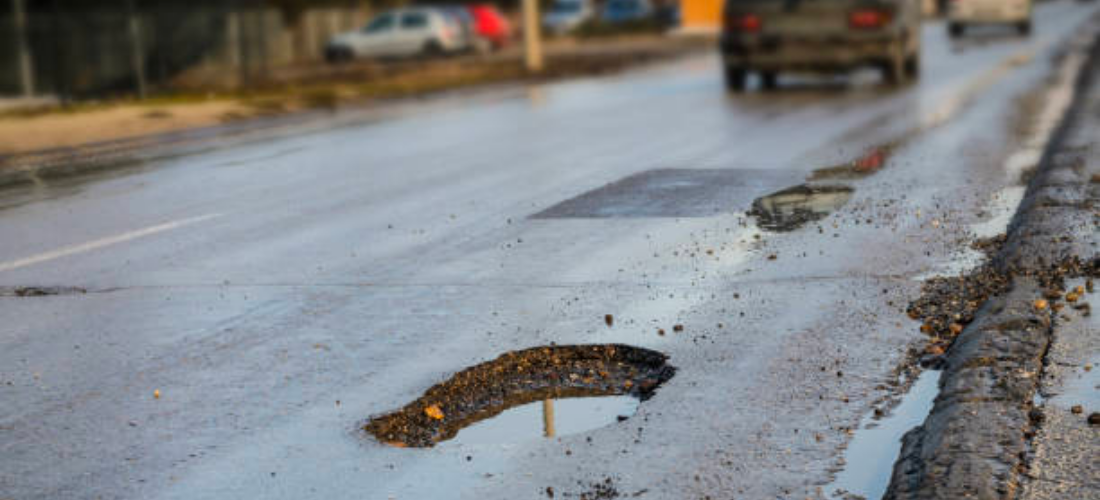
#> input picture imgs/Bedrock-Blogs-1100x500.png, 1100 x 500 px
$ jupyter execute main.ipynb   (older library calls are emulated)
#> lines starting #> are read from the running program, lines starting #| are printed output that depends on the picture; after the words box and inside, x2 and y2 are one past the last pixel; in counts of white or black regions, pixels touching at a corner belong together
### EdgeDetection/utilities/canny.py
import cv2
import numpy as np


def canny(img):
    median = cv2.medianBlur(img, 5)
    kernel = np.ones((5, 5), np.uint8)
    erosion = cv2.erode(median, kernel, iterations=1)
    dilation = cv2.dilate(erosion, kernel, iterations=1)
    closing = cv2.morphologyEx(dilation, cv2.MORPH_CLOSE, kernel)
    edges = cv2.Canny(closing, 30, 80)
    return edges

### EdgeDetection/utilities/laplacian.py
import cv2
import numpy as np


def laplacian(img):
    kernel = np.ones((5, 5), np.uint8)
    lap_img = cv2.Laplacian(img, cv2.CV_32F)
    dilation = cv2.dilate(lap_img, kernel, iterations=1)
    closing = cv2.morphologyEx(dilation, cv2.MORPH_CLOSE, kernel)
    return closing

### EdgeDetection/utilities/ostu_threholding.py
import cv2


def otsu_thresholding(img):
    # Otsu's thresholding after Gaussian filtering
    blur = cv2.GaussianBlur(img, (5, 5), 0)
    ret3, th3 = cv2.threshold(blur, 0, 255, cv2.THRESH_BINARY + cv2.THRESH_OTSU)
    return th3

### EdgeDetection/main.ipynb
[cell 1]
import matplotlib.pyplot as plt
import cv2
from utilities.canny import canny
from utilities.laplacian import laplacian
from utilities.ostu_threholding import otsu_thresholding

[cell 2]
img = cv2.imread("../imgs/Bedrock-Blogs-1100x500.png", cv2.IMREAD_GRAYSCALE)
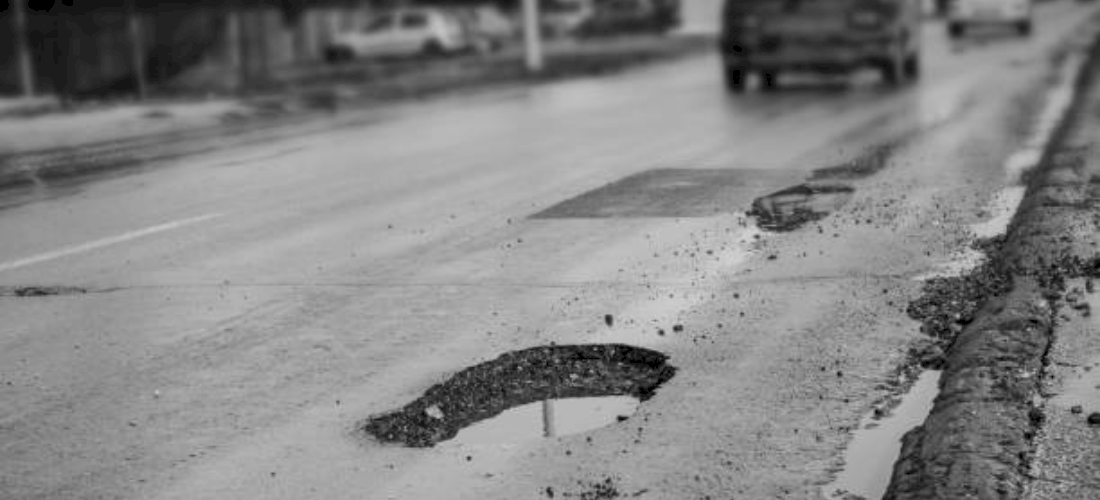
#> img: shape (500, 1100); min 0, max 210, mean 131.9

[cell 3]
plt.imshow(canny(img))
#> in canny, `erosion = cv2.erode(median, kernel, iterations=1)`:
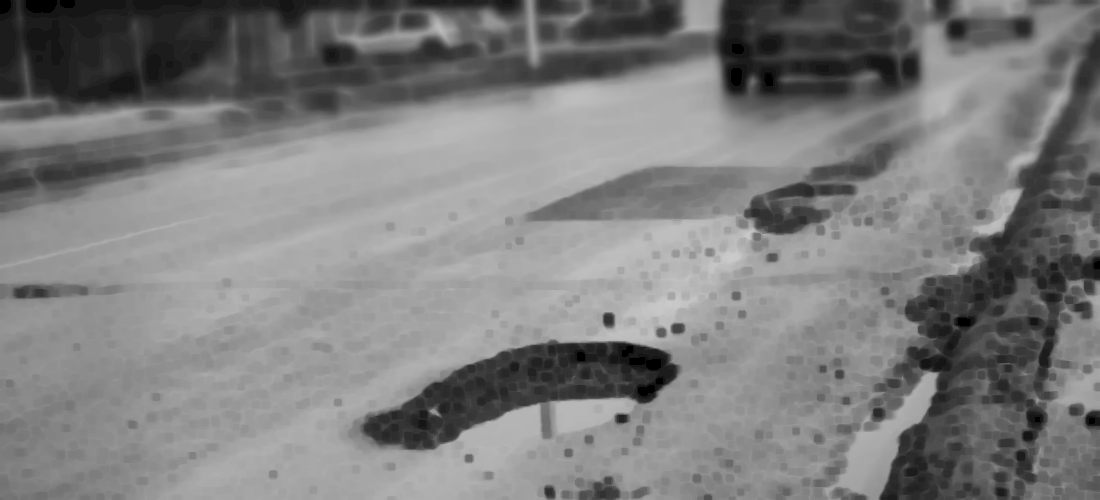
#> erosion: shape (500, 1100); min 0, max 203, mean 125.1
#> in canny, `edges = cv2.Canny(closing, 30, 80)`:
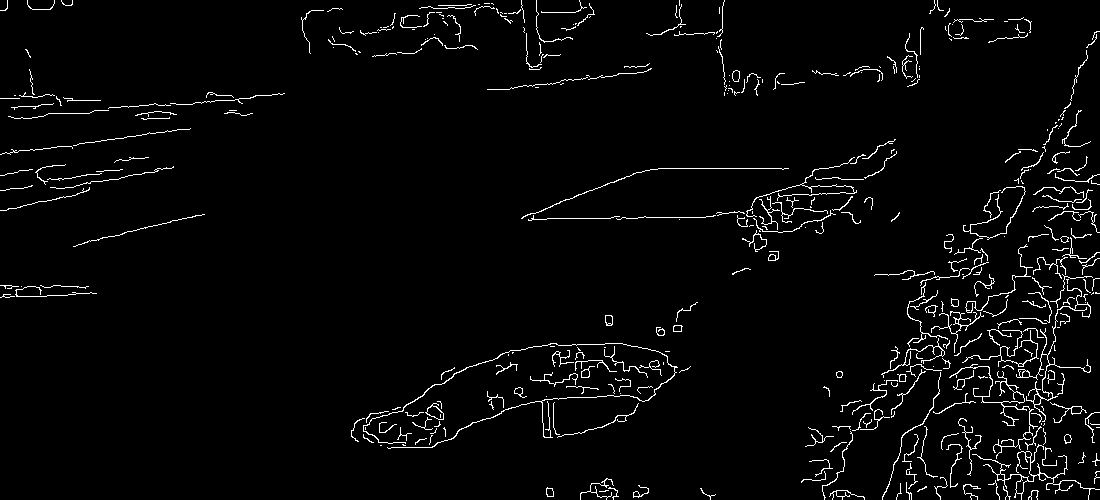
#> edges: shape (500, 1100); 3% white in thin lines or dots

[cell 4]
plt.imshow(laplacian(img))
#> in laplacian, `lap_img = cv2.Laplacian(img, cv2.CV_32F)`:
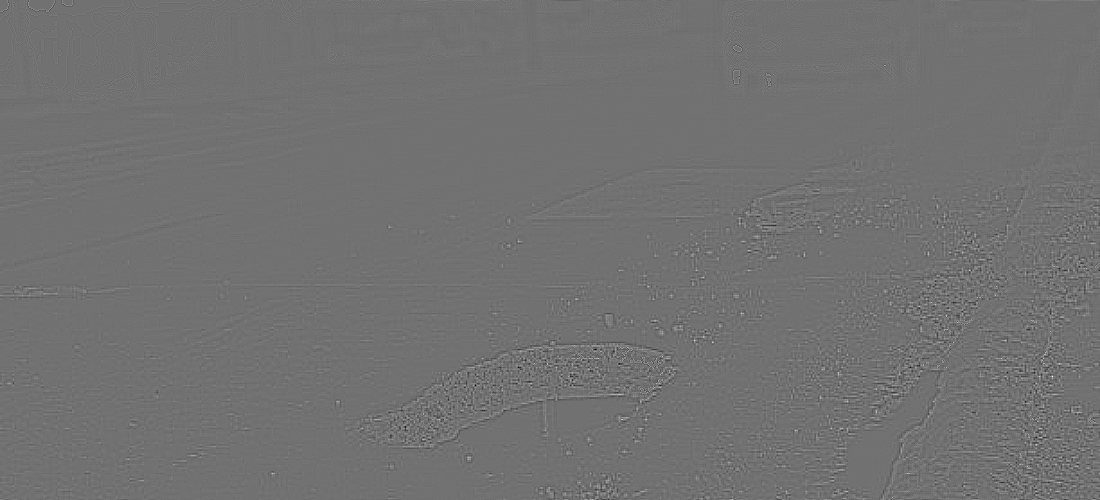
#> lap_img: shape (500, 1100) float32; min -153, max 190, mean 0; drawn with min black and max white
#> in laplacian, `dilation = cv2.dilate(lap_img, kernel, iterations=1)`:
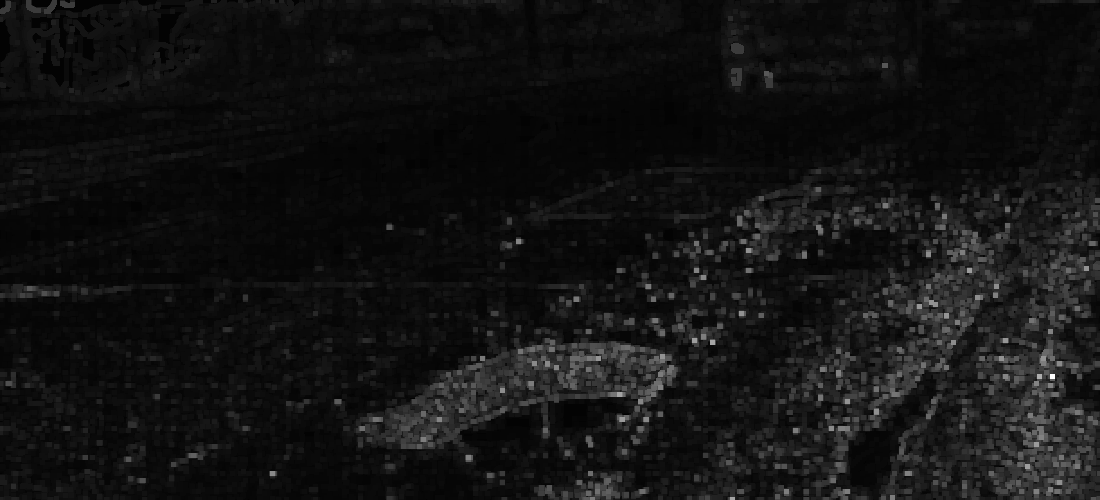
#> dilation: shape (500, 1100) float32; min -3, max 190, mean 11.7; drawn with min black and max white

[cell 5]
plt.imshow(otsu_thresholding(img))
#> in otsu_thresholding, `ret3, th3 = cv2.threshold(blur, 0, 255, cv2.THRESH_BINARY + cv2.THRESH..`:
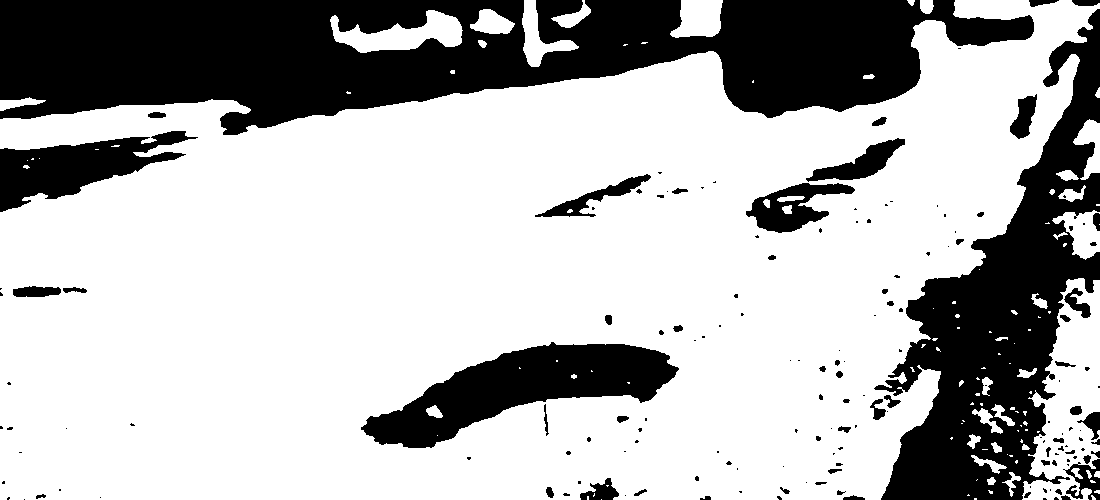
#> th3: shape (500, 1100); 70.4% white; 161 black regions (100 under 20 px), largest, box (x1, y1, x2, y2) and area: (0, 0, 1034, 135) 86520, (874, 9, 1100, 500) 42382, (361, 342, 679, 448) 15161
#> in otsu_thresholding, `ret3, th3 = cv2.threshold(blur, 0, 255, cv2.THRESH_BINARY + cv2.THRESH..`: ret3 = 114
